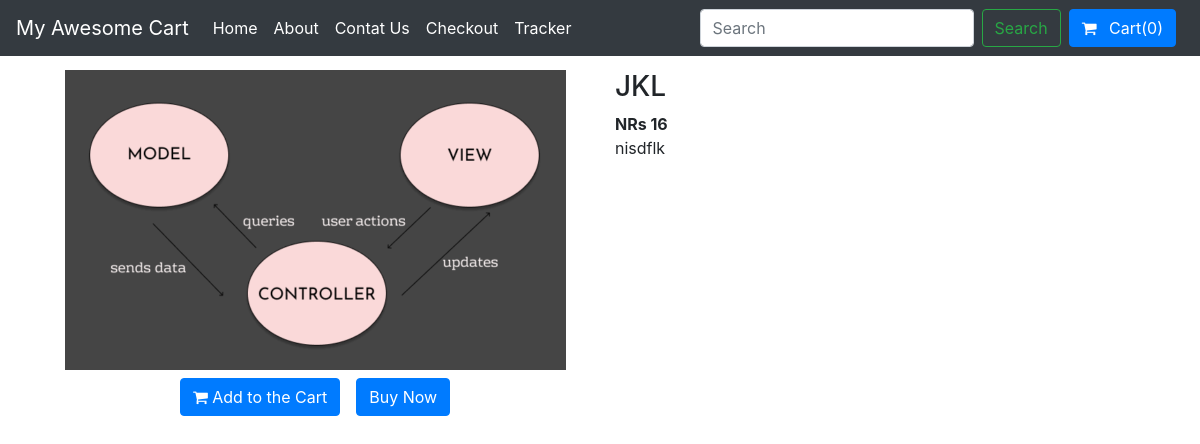
The app's page /shop/product/25 with its own data.
### shop/models.py (models this page shows, shortened)
class Product(models.Model):
    product_id = models.AutoField
    product_name = models.CharField(max_length=50)
    product_description = models.CharField(max_length=300)
    category = models.CharField(max_length=30, default='')
    sub_category = models.CharField(max_length=30, default='')
    price = models.IntegerField(default=0)
    image = models.ImageField(upload_to="shop/images", default='')
    product_pub_date = models.DateField()

### shop/views.py (the view)
# urls.py: path('product/<int:proId>', views.productView),
def productView(request, proId):
    product_selected = Product.objects.filter(id = proId)
    return render(request,'shop/productView.html',{'product':product_selected})

### shop/templates/shop/productView.html (shortened to what this page needs)
{% extends 'shop/template.html' %}
{% block content %}
    <div class="row">
        <div class="col-md-6">
            <div class="d-flex justify-content-center">
                <img src="/media/{{ product.0.image }}" alt="" class="img-fluid">
            </div>
            <div class="d-flex justify-content-center my-2">
                <button class="btn btn-primary addTocart mx-2" id="pr{{product.id}}">
                    <i class="fa fa-shopping-cart" aria-hidden="true"></i>
                    Add to the Cart
                </button>
                <button class="btn btn-primary addTocart mx-2">
                    Buy Now
                </button>
            </div>
        </div>
        <div class="col-md-6">
            <h3>{{ product.0.product_name }}</h3>
            <span class="font-weight-bold">NRs {{ product.0.price }}</span>
            <p>{{ product.0.product_description }}</p>
        </div>
    </div>
{% endblock %}

### records on screen
Product: image (picture), product_name "JKL", price "16", product_description "nisdflk"
